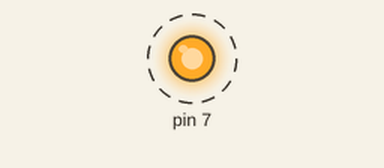
Simulated run of this sketch. Board: Arduino Uno, built for the host (arithmetic inside an expression is 32-bit, double 64-bit). On the bench: output pins drawn as LEDs (lit = HIGH). Dashed ring = blinking. WiFi joins after 1.5 s; servers stay silent unless stated; what the sketch prints to the serial monitor is not drawn.

Above: at 2.0 s.
Timing chart, 0 to 6.1 s (numbered marks = the images above):
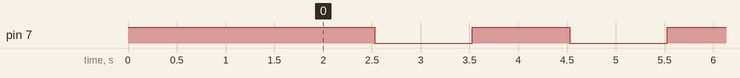

The sketch:

GetParams.ino
```cpp
#include <SPI.h> //Inclui a Biblioteca SPI
#include <Ethernet.h> //Inclui a Biblioteca Ethernet
int i;
int IP[4], getway[4], submask[4];
bool noEthernet;

EthernetClient client;

void GetParams(){
  i = 0;

  for (byte thisByte = 0; thisByte < 4; thisByte++) {
    i = i + 1;
    IP[i] = (Ethernet.localIP()[thisByte]);
  }
  i = 0;
  for (byte thisByte = 0; thisByte < 4; thisByte++) {
    i = i + 1;
    getway[i] = (Ethernet.gatewayIP()[thisByte]);
  }
  i = 0;
  for (byte thisByte = 0; thisByte < 4; thisByte++) {
    i = i + 1;
    submask[i] = (Ethernet.subnetMask()[thisByte]);
  }
    Serial.print("My IP address: ");
  for (int i = 1; i <= 4; i++){
    Serial.print(IP[i]);
    Serial.print(".");
  }
  Serial.println();
  Serial.print("My IP getway: ");
  for (int i = 1; i <= 4; i++){
    Serial.print(getway[i]);
    Serial.print(".");
  }
  Serial.println();
  Serial.print("My Submask: ");
    for (int i = 1; i <= 4; i++){
    Serial.print(submask[i]);
    Serial.print(".");
  }
  Serial.println();
 }

void setup() {
  // put your setup code here, to run once:
  Serial.begin(9600);
  pinMode(7,OUTPUT);
  digitalWrite(7,HIGH);
  Serial.println("Inciando, aguarde...");
  uint8_t mac[]     = { 0x90, 0xA2, 0xDA, 0x00, 0x51, 0x06 };
  if (Ethernet.begin(mac) == 0) {
    Serial.println("Failed to configure Ethernet using DHCP");
    // no point in carrying on, so do nothing forevermore:
    for (;;)
      ;
  noEthernet = true;
  }else{
    GetParams();
  }
  Serial.println(millis());
}

void loop() {
  // put your main code here, to run repeatedly:
  digitalWrite(7,HIGH);
  delay(1000);
  digitalWrite(7,LOW);
  delay(1000);
  for (i = 1; i <= 4; i++){
    Serial.print(IP[i]);
    if (i < 4){
    Serial.print(".");
      }
    }
    Serial.println();
}
```

Measured:
- by itself, pin 7: alternates HIGH for 1.0 s and LOW for 1.0 s
